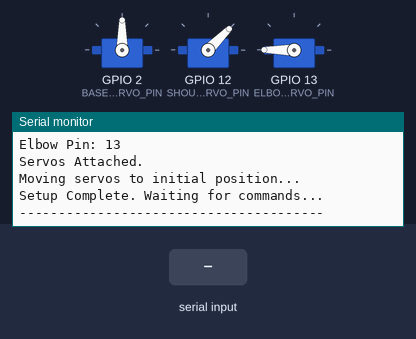
The sketch below on a simulated ESP32. Shown: 3 × servo, the last lines printed to the serial monitor. The test bench sets the inputs (shaded band).

Above: at 2.2 s.
2.3 s: "S0:\n" received over Serial
At 3.0 s:
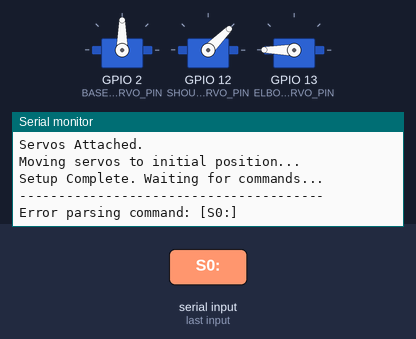
3.8 s: "90,45,200\n" received over Serial
At 4.2 s:
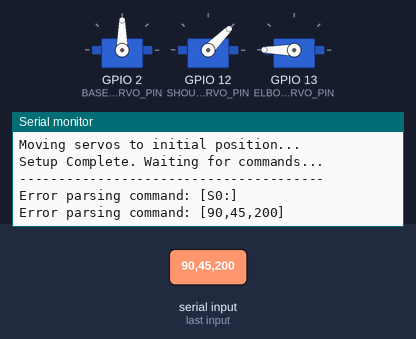
5.3 s: "90,45\n" received over Serial
At 6.5 s:
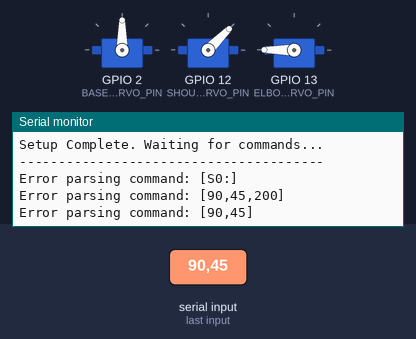

Measured:
- after the input at 2.3 s, the serial monitor: prints a new line at once (image 1)
- after the input at 3.8 s, the serial monitor: prints a new line at once (image 2)
- after the input at 5.3 s, the serial monitor: prints a new line at once (image 3)

The sketch:

arduino_code.ino
```cpp
#include <ESP32Servo.h>

// --- IMPORTANT: Define GPIO Pins Used ---
// !!! REPLACE 0 WITH ACTUAL GPIO NUMBERS YOU CONNECTED !!!
#define BASE_SERVO_PIN      2  // GPIO pin for Base servo (MG90S)
#define SHOULDER_SERVO_PIN  12  // GPIO pin for Shoulder servo (MG995)
#define ELBOW_SERVO_PIN     13  // GPIO pin for Elbow servo (MG995)

// --- Servo Objects ---
Servo baseServo;
Servo shoulderServo;
Servo elbowServo;

// --- Servo Configuration ---
// Pulse widths might need tuning for your specific servos (500-2500us often works well)
const int minUs = 500;
const int maxUs = 2500;
// Angle limits (degrees) - sanity check, main clamping done in Python
const int SERVO_MIN_DEG = 0;
const int SERVO_MAX_DEG = 180;

// --- Initial/Reset Angles (Degrees) ---
// Derived from URDF mapping in Python script description
const int INITIAL_BASE_DEG = 90;
const int INITIAL_SHOULDER_DEG = 45;
const int INITIAL_ELBOW_DEG = 180;

// --- Serial Communication ---
const long SERIAL_BAUD_RATE = 115200;
String serialBuffer = ""; // Buffer to hold incoming serial data

void setup() {
  Serial.begin(SERIAL_BAUD_RATE);
  serialBuffer.reserve(100); // Reserve space for incoming commands
  Serial.println("\nESP32 Servo Controller Initializing...");

  // Verify Pin Definitions
  if (BASE_SERVO_PIN == 0 || SHOULDER_SERVO_PIN == 0 || ELBOW_SERVO_PIN == 0) {
      Serial.println("!!!!!!!!!!!!!!!!!!!!!!!!!!!!!!!!!!!!!!!!!!!!!!!!!!!!");
      Serial.println("ERROR: Servo GPIO pins not defined! Edit the code.");
      Serial.println("!!!!!!!!!!!!!!!!!!!!!!!!!!!!!!!!!!!!!!!!!!!!!!!!!!!!");
      while(1) delay(1000); // Halt execution
  }
   Serial.print("Base Pin: "); Serial.println(BASE_SERVO_PIN);
   Serial.print("Shoulder Pin: "); Serial.println(SHOULDER_SERVO_PIN);
   Serial.print("Elbow Pin: "); Serial.println(ELBOW_SERVO_PIN);


  // Allow allocation of all timers for ESP32Servo library
  ESP32PWM::allocateTimer(0);
	ESP32PWM::allocateTimer(1);
	ESP32PWM::allocateTimer(2);
	ESP32PWM::allocateTimer(3);

  // Attach servos to specified pins and pulse widths
  baseServo.attach(BASE_SERVO_PIN, minUs, maxUs);
  shoulderServo.attach(SHOULDER_SERVO_PIN, minUs, maxUs);
  elbowServo.attach(ELBOW_SERVO_PIN, minUs, maxUs);
  Serial.println("Servos Attached.");

  // Move servos to initial position on startup
  Serial.println("Moving servos to initial position...");
  baseServo.write(INITIAL_BASE_DEG);
  shoulderServo.write(INITIAL_SHOULDER_DEG);
  elbowServo.write(INITIAL_ELBOW_DEG);
  delay(1000); // Give servos time to reach initial position

  Serial.println("Setup Complete. Waiting for commands...");
  Serial.println("---------------------------------------");
}

void loop() {
  // Check for incoming serial data
  while (Serial.available() > 0) {
    char receivedChar = Serial.read();
    serialBuffer += receivedChar;

    // Process buffer when newline character is received
    if (receivedChar == '\n') {
      serialBuffer.trim(); // Remove newline and any whitespace
      //Serial.print("Raw Command Received: ["); Serial.print(serialBuffer); Serial.println("]"); // Debug raw input

      // Parse command like "S0:angle0,S1:angle1,S2:angle2"
      int s0_val = -1, s1_val = -1, s2_val = -1; // Use -1 to indicate not found

      char cmdBuffer[100]; // Buffer to hold command copy
      serialBuffer.toCharArray(cmdBuffer, sizeof(cmdBuffer));

      char* token = strtok(cmdBuffer, ","); // Split by comma

      while (token != NULL) {
          String part = String(token);
          part.trim();

          if (part.startsWith("S0:")) {
              s0_val = part.substring(3).toInt();
          } else if (part.startsWith("S1:")) {
              s1_val = part.substring(3).toInt();
          } else if (part.startsWith("S2:")) {
              s2_val = part.substring(3).toInt();
          }
          token = strtok(NULL, ","); // Get next token
      }

      // Check if all values were parsed successfully
      if (s0_val != -1 && s1_val != -1 && s2_val != -1) {
        // Clamp values received (Safety check on ESP32 side)
        s0_val = constrain(s0_val, SERVO_MIN_DEG, SERVO_MAX_DEG);
        s1_val = constrain(s1_val, SERVO_MIN_DEG, SERVO_MAX_DEG); // Note: Python clamps shoulder more tightly
        s2_val = constrain(s2_val, SERVO_MIN_DEG, SERVO_MAX_DEG);

        // Write angles to servos
        baseServo.write(s0_val);
        shoulderServo.write(s1_val);
        elbowServo.write(s2_val);

        // Optional: Print parsed angles for debugging
        // Serial.print("Executing Angles -> Base:"); Serial.print(s0_val);
        // Serial.print(" Shoulder:"); Serial.print(s1_val);
        // Serial.print(" Elbow:"); Serial.println(s2_val);

      } else {
          Serial.print("Error parsing command: ["); Serial.print(serialBuffer); Serial.println("]");
      }

      // Clear the buffer for the next command
      serialBuffer = "";
    } // end if newline received
  } // end while Serial.available
} // end loop
```
